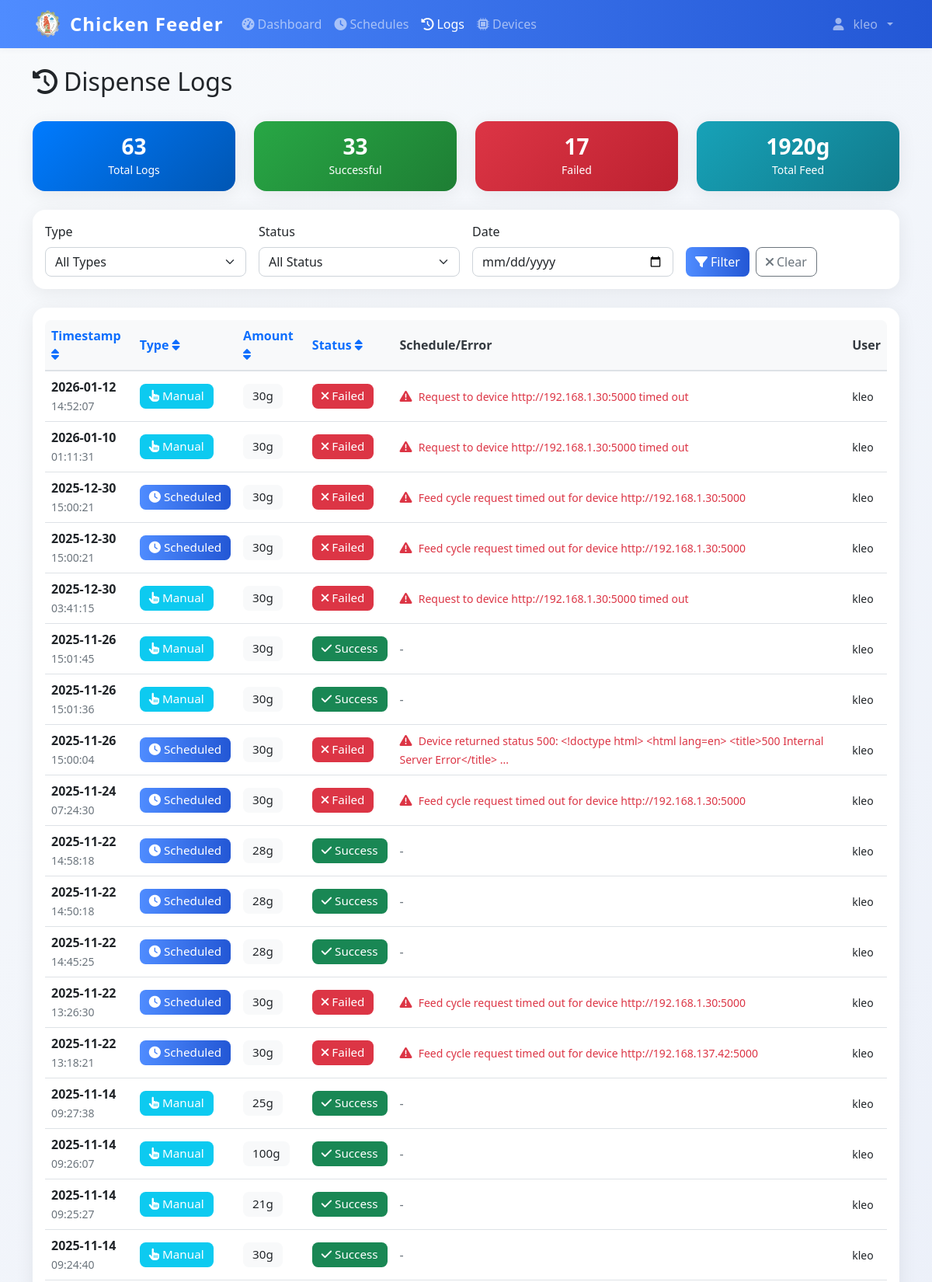
The page /logs (signed in, upper part) on the database its author committed.
### models.py (models this page shows)
class User(UserMixin, db.Model):
    id = db.Column(db.Integer, primary_key=True)
    username = db.Column(db.String(80), unique=True, nullable=False)
    email = db.Column(db.String(120), unique=True, nullable=False)
    password_hash = db.Column(db.String(120), nullable=False)
    iot_device_url = db.Column(db.String(255), nullable=True)  # e.g., 'http://192.168.1.100:5000' or 'pi_klei'
    is_admin = db.Column(db.Boolean, default=True)
    created_at = db.Column(db.DateTime, default=datetime.utcnow)

class DispenseLog(db.Model):
    id = db.Column(db.Integer, primary_key=True)
    timestamp = db.Column(db.DateTime, default=datetime.utcnow, nullable=False)
    amount_grams = db.Column(db.Integer, nullable=False)
    trigger_type = db.Column(db.String(20), nullable=False)
    schedule_id = db.Column(db.Integer, db.ForeignKey('feed_schedule.id'), nullable=True)
    status = db.Column(db.String(20), default='success')
    error_message = db.Column(db.Text, nullable=True)
    triggered_by = db.Column(db.Integer, db.ForeignKey('user.id'), nullable=True)
    schedule = db.relationship('FeedSchedule', backref=db.backref('dispense_logs', lazy=True))
    user = db.relationship('User', backref=db.backref('dispense_logs', lazy=True))

### app.py (the view)
@app.route('/logs')
@login_required
def logs():
    page = request.args.get('page', 1, type=int)
    if not current_user.is_admin:
        logs = DispenseLog.query.filter_by(triggered_by=current_user.id).order_by(DispenseLog.timestamp.desc()).paginate(
            page=page, per_page=50, error_out=False
        )
    else:
        logs = DispenseLog.query.order_by(DispenseLog.timestamp.desc()).paginate(
            page=page, per_page=50, error_out=False
        )
    return render_template('logs.html', logs=logs)

### app.py (called while the page is built)
@login_manager.user_loader
def load_user(user_id):
    return db.session.get(User, int(user_id))

@app.context_processor
def inject_datetime():
    return {'datetime': datetime}

@app.before_request
def restrict_admin_from_user_pages():
    if current_user.is_authenticated and getattr(current_user, 'is_admin', False):
        admin_paths = ['/admin', '/admin/', '/admin/dashboard', '/admin/config', '/admin/create', '/admin/feed-ratio']
        if not any(request.path.startswith(p) for p in admin_paths):
            if not request.path.startswith('/static') and not request.path.startswith('/logout'):
                return redirect(url_for('admin.dashboard'))

### templates/logs.html (shortened to what this page needs)
{% extends "base.html" %}
{% block content %}
<div class="container mt-4">
    <div class="row mb-4">
        <div class="col">
            <h1 class="h2">
                <i class="fas fa-history me-2"></i>Dispense Logs
            </h1>
        </div>
    </div>
    {% if not logs or not logs.items %}
    <div class="text-center text-muted py-5">
        <i class="fas fa-clipboard-list fa-4x mb-3"></i>
        <h4>No Logs Available</h4>
        <p class="mb-4">No log data found. Dispense logs will appear here once you start feeding.</p>
        <a href="{{ url_for('dashboard') }}" class="btn btn-primary">
            <i class="fas fa-tachometer-alt me-2"></i>Go to Dashboard
        </a>
    </div>
    {% else %}
    <div class="row my-4">
        <div class="col-md-3">
            <div class="card bg-primary text-white">
                <div class="card-body text-center">
                    <h3 class="mb-0">{{ logs.total }}</h3>
                    <small>Total Logs</small>
                </div>
            </div>
        </div>
        <div class="col-md-3">
            <div class="card bg-success text-white">
                <div class="card-body text-center">
                    <h3 class="mb-0">{{ logs.items|selectattr('status', 'equalto', 'success')|list|length }}</h3>
                    <small>Successful</small>
                </div>
            </div>
        </div>
        <div class="col-md-3">
            <div class="card bg-danger text-white">
                <div class="card-body text-center">
                    <h3 class="mb-0">{{ logs.items|selectattr('status', 'equalto', 'failure')|list|length }}</h3>
                    <small>Failed</small>
                </div>
            </div>
        </div>
        <div class="col-md-3">
            <div class="card bg-info text-white">
                <div class="card-body text-center">
                    <h3 class="mb-0">{{ logs.items|sum(attribute='amount_grams') }}g</h3>
                    <small>Total Feed</small>
                </div>
            </div>
        </div>
    </div>
    <div class="card mb-4">
        <div class="card-body">
            <div class="row g-3">
                <div class="col-md-3">
                    <label for="filter-type" class="form-label">Type</label>
                    <select class="form-select" id="filter-type">
                        <option value="">All Types</option>
                    </select>
                </div>
                <div class="col-md-3">
                    <label for="filter-status" class="form-label">Status</label>
                    <select class="form-select" id="filter-status">
                        <option value="">All Status</option>
                    </select>
                </div>
                <div class="col-md-3">
                    <label for="filter-date" class="form-label">Date</label>
                    <input type="date" class="form-control" id="filter-date">
                </div>
                <div class="col-md-3">
                    <label class="form-label">&nbsp;</label>
                    <div class="d-flex gap-2">
                        <button class="btn btn-primary" onclick="applyFilters()">
                            <i class="fas fa-filter me-1"></i>Filter
                        </button>
                        <button class="btn btn-outline-secondary" onclick="clearFilters()">
                            <i class="fas fa-times me-1"></i>Clear
                        </button>
                    </div>
                </div>
            </div>
        </div>
    </div>
    <div class="card">
        <div class="card-body">
            {% if logs.items %}
            <div class="table-responsive">
                <table class="table table-hover">
                    <thead>
                        <tr>
                            <th>
                                <a href="#" onclick="sortTable('timestamp')" class="text-decoration-none">
                                    Timestamp <i class="fas fa-sort"></i>
                                </a>
                            </th>
                            <th>
                                <a href="#" onclick="sortTable('type')" class="text-decoration-none">
                                    Type <i class="fas fa-sort"></i>
                                </a>
                            </th>
                            <th>
                                <a href="#" onclick="sortTable('amount')" class="text-decoration-none">
                                    Amount <i class="fas fa-sort"></i>
                                </a>
                            </th>
                            <th>
                                <a href="#" onclick="sortTable('status')" class="text-decoration-none">
                                    Status <i class="fas fa-sort"></i>
                                </a>
                            </th>
                            <th>Schedule/Error</th>
                            <th>User</th>
                        </tr>
                    </thead>
                    <tbody id="logs-table-body">
                        {% for log in logs.items %}
                        <tr class="log-row"
                            data-type="{{ log.trigger_type }}"
                            data-status="{{ log.status }}"
                            data-date="{{ log.timestamp.strftime('%Y-%m-%d') }}">
                            <td>
                                <div>
                                    <strong>{{ log.timestamp.strftime('%Y-%m-%d') }}</strong>
                                </div>
                                <small class="text-muted">{{ log.timestamp.strftime('%H:%M:%S') }}</small>
                            </td>
                            <td>
                                {% if log.trigger_type == 'manual' %}
                                    <span class="badge bg-info">
                                        <i class="fas fa-hand-pointer me-1"></i>Manual
                                    </span>
                                {% else %}
                                    <span class="badge bg-primary">
                                        <i class="fas fa-clock me-1"></i>Scheduled
                                    </span>
                                {% endif %}
                            </td>
                            <td>
                                <span class="badge bg-light text-dark">{{ log.amount_grams }}g</span>
                            </td>
                            <td>
                                {% if log.status == 'success' %}
                                    <span class="badge bg-success">
                                        <i class="fas fa-check me-1"></i>Success
                                    </span>
                                {% else %}
                                    <span class="badge bg-danger">
                                        <i class="fas fa-times me-1"></i>Failed
                                    </span>
                                {% endif %}
                            </td>
                            <td>
                                {% if log.schedule %}
                                    <div>
                                        <strong>{{ log.schedule.name }}</strong>
                                    </div>
                                    <small class="text-muted">{{ log.schedule.feed_time.strftime('%I:%M %p') }}</small>
                                {% elif log.error_message %}
                                    <div class="text-danger">
                                        <i class="fas fa-exclamation-triangle me-1"></i>
                                        <small>{{ log.error_message[:100] }}{% if log.error_message|length > 100 %}...{% endif %}</small>
                                    </div>
                                {% else %}
                                    <span class="text-muted">-</span>
                                {% endif %}
                            </td>
                            <td>
                                {% if log.user %}
                                    <small>{{ log.user.username }}</small>
                                {% else %}
                                    <small class="text-muted">System</small>
                                {% endif %}
                            </td>
                        </tr>
                        {% endfor %}
                    </tbody>
                </table>
            </div>
            {% endif %}
        </div>
    </div>
</div>
{% endif %}
{% endblock %}

### templates/base.html (shortened to what this page needs)
<!DOCTYPE html>
<html lang="en">
<head>
    <link href="https://cdn.jsdelivr.net/npm/bootstrap@5.1.3/dist/css/bootstrap.min.css" rel="stylesheet">
    <link href="https://cdnjs.cloudflare.com/ajax/libs/font-awesome/6.0.0/css/all.min.css" rel="stylesheet">
    <link href="{{ url_for('static', filename='css/style.css') }}" rel="stylesheet">
</head>
<body>
    {% if current_user.is_authenticated %}
    <nav class="navbar navbar-expand-lg navbar-dark bg-primary">
        <div class="container">
            <div class="d-flex align-items-center gap-2">
                <img src="{{ url_for('static', filename='img/chicken-logo.png') }}" alt="Logo" style="width:40px;height:40px;" >
                <a class="navbar-brand" href="{{ url_for('dashboard') }}">
                   Chicken Feeder
                </a>
            </div>
            <div class="collapse navbar-collapse" id="navbarNav">
                <ul class="navbar-nav me-auto">
                    <li class="nav-item">
                        <a class="nav-link {% if request.endpoint == 'dashboard' %}active{% endif %}"
                           href="{{ url_for('dashboard') }}">
                            <i class="fas fa-tachometer-alt me-1"></i>Dashboard
                        </a>
                    </li>
                    <li class="nav-item">
                        <a class="nav-link {% if request.endpoint in ['schedules', 'add_schedule'] %}active{% endif %}"
                           href="{{ url_for('schedules') }}">
                            <i class="fas fa-clock me-1"></i>Schedules
                        </a>
                    </li>
                    <li class="nav-item">
                        <a class="nav-link {% if request.endpoint == 'logs' %}active{% endif %}"
                           href="{{ url_for('logs') }}">
                            <i class="fas fa-history me-1"></i>Logs
                        </a>
                    </li>
                    <li class="nav-item">
                        <a class="nav-link {% if request.endpoint in ['devices', 'add_device'] %}active{% endif %}"
                           href="{{ url_for('devices') }}">
                            <i class="fas fa-microchip me-1"></i>Devices
                        </a>
                    </li>
                </ul>
                <ul class="navbar-nav">
                    <li class="nav-item dropdown">
                        <a class="nav-link dropdown-toggle d-flex align-items-center gap-2" href="#" id="navbarDropdown" role="button"
                           data-bs-toggle="dropdown" aria-expanded="false">
                            <i class="fas fa-user me-1 "></i>{{ current_user.username }}
                        </a>
                    </li>
                </ul>
            </div>
        </div>
    </nav>
    {% endif %}
    <main class="container-fluid align-items-center">
        {% block content %}{% endblock %}
    </main>
</body>
</html>

### static/css/style.css (style rules this page uses)
:root { --primary-color: #2c5f2d; --secondary-color: #97bc62; --success-color: #28a745; --danger-color: #dc3545; --warning-color: #ffc107; --info-color: #17a2b8; --light-color: #f8f9fa; --dark-color: #343a40; }
body { font-family: 'Segoe UI', Tahoma, Geneva, Verdana, sans-serif; background-color: #f5f7fa; }
.navbar-brand { font-weight: bold; font-size: 1.5rem; }
.navbar-nav .nav-link { font-weight: 500; transition: all 0.2s ease; }
.card { border: none; border-radius: 12px; box-shadow: 0 2px 10px rgba(0,0,0,0.08); transition: all 0.3s ease; }
.btn { border-radius: 8px; font-weight: 500; transition: all 0.2s ease; }
.btn-primary { background: linear-gradient(135deg, var(--primary-color) 0%, var(--secondary-color) 100%); border: none; }
.card.bg-primary, .card.bg-success, .card.bg-warning, .card.bg-danger, .card.bg-info { border: none; background: linear-gradient(135deg, var(--bs-card-bg) 0%, var(--bs-card-bg) 100%); }
.card.bg-primary { background: linear-gradient(135deg, #007bff 0%, #0056b3 100%) !important; }
.card.bg-success { background: linear-gradient(135deg, #28a745 0%, #1e7e34 100%) !important; }
.card.bg-danger { background: linear-gradient(135deg, #dc3545 0%, #bd2130 100%) !important; }
.card.bg-info { background: linear-gradient(135deg, #17a2b8 0%, #117a8b 100%) !important; }
.table { border-radius: 8px; overflow: hidden; }
.table thead th { background-color: #f8f9fa; border-bottom: 2px solid #dee2e6; font-weight: 600; color: var(--dark-color); }
.badge { border-radius: 20px; font-size: 0.75rem; font-weight: 500; padding: 0.5rem 0.75rem; }
.form-control, .form-select { border-radius: 8px; border: 1px solid #ced4da; transition: all 0.2s ease; }

### templates/base.html (style rules this page uses)
body { background: linear-gradient(135deg, #f8fafc 0%, #e3e9f7 100%); min-height: 100vh; }
.navbar { box-shadow: 0 2px 8px rgba(0,0,0,0.04); }
.card { border-radius: 1rem; box-shadow: 0 4px 24px rgba(0,0,0,0.07); }
.btn-primary, .bg-primary { background: linear-gradient(90deg, #4f8cff 0%, #2357d5 100%) !important; border: none; }
.card-title, h1, h2, h3, h4, h5, h6 { font-family: 'Segoe UI', 'Roboto', 'Arial', sans-serif; font-weight: 600; }
.badge { font-size: 0.95em; border-radius: 0.5em; }
.table th, .table td { vertical-align: middle !important; }
.navbar-brand { font-weight: bold; letter-spacing: 1px; }

### rows shown on the page
User: username "kleo"
DispenseLog: timestamp "2026-01-12", timestamp "14:52:07", trigger_type "manual" (drawn), amount_grams "30", status "failure" (drawn), error_message "Request to device http://192.168.1.30:5000 timed out", user.username "kleo"
DispenseLog: timestamp "2026-01-10", timestamp "01:11:31", trigger_type "manual" (drawn), amount_grams "30", status "failure" (drawn), error_message "Request to device http://192.168.1.30:5000 timed out", user.username "kleo"
DispenseLog: timestamp "2025-12-30", timestamp "15:00:21", trigger_type "scheduled" (drawn), amount_grams "30", status "failure" (drawn), error_message "Feed cycle request timed out for device http://192.168.1.30:5000", user.username "kleo"
DispenseLog: timestamp "2025-12-30", timestamp "15:00:21", trigger_type "scheduled" (drawn), amount_grams "30", status "failure" (drawn), error_message "Feed cycle request timed out for device http://192.168.1.30:5000", user.username "kleo"
DispenseLog: timestamp "2025-12-30", timestamp "03:41:15", trigger_type "manual" (drawn), amount_grams "30", status "failure" (drawn), error_message "Request to device http://192.168.1.30:5000 timed out", user.username "kleo"
DispenseLog: timestamp "2025-11-26", timestamp "15:01:45", trigger_type "manual" (drawn), amount_grams "30", status "success" (drawn), user.username "kleo"
DispenseLog: timestamp "2025-11-26", timestamp "15:01:36", trigger_type "manual" (drawn), amount_grams "30", status "success" (drawn), user.username "kleo"
DispenseLog: timestamp "2025-11-26", timestamp "15:00:04", trigger_type "scheduled" (drawn), amount_grams "30", status "failure" (drawn), error_message "Device returned status 500: <!doctype html> <html lang=en> <title>500 Internal Server Error</title>", user.username "kleo"
DispenseLog: timestamp "2025-11-24", timestamp "07:24:30", trigger_type "scheduled" (drawn), amount_grams "30", status "failure" (drawn), error_message "Feed cycle request timed out for device http://192.168.1.30:5000", user.username "kleo"
DispenseLog: timestamp "2025-11-22", timestamp "14:58:18", trigger_type "scheduled" (drawn), amount_grams "28", status "success" (drawn), user.username "kleo"
DispenseLog: timestamp "2025-11-22", timestamp "14:50:18", trigger_type "scheduled" (drawn), amount_grams "28", status "success" (drawn), user.username "kleo"
DispenseLog: timestamp "2025-11-22", timestamp "14:45:25", trigger_type "scheduled" (drawn), amount_grams "28", status "success" (drawn), user.username "kleo"
DispenseLog: timestamp "2025-11-22", timestamp "13:26:30", trigger_type "scheduled" (drawn), amount_grams "30", status "failure" (drawn), error_message "Feed cycle request timed out for device http://192.168.1.30:5000", user.username "kleo"
DispenseLog: timestamp "2025-11-22", timestamp "13:18:21", trigger_type "scheduled" (drawn), amount_grams "30", status "failure" (drawn), error_message "Feed cycle request timed out for device http://192.168.137.42:5000", user.username "kleo"
DispenseLog: timestamp "2025-11-14", timestamp "09:27:38", trigger_type "manual" (drawn), amount_grams "25", status "success" (drawn), user.username "kleo"
DispenseLog: timestamp "2025-11-14", timestamp "09:26:07", trigger_type "manual" (drawn), amount_grams "100", status "success" (drawn), user.username "kleo"
DispenseLog: timestamp "2025-11-14", timestamp "09:25:27", trigger_type "manual" (drawn), amount_grams "21", status "success" (drawn), user.username "kleo"
DispenseLog: timestamp "2025-11-14", timestamp "09:24:40", trigger_type "manual" (drawn), amount_grams "30", status "success" (drawn), user.username "kleo"

### other values the page prints
{{ logs.total }} "63"
{{ logs.items|selectattr('status', 'equalto', 'success')|list|length }} "33"
{{ logs.items|selectattr('status', 'equalto', 'failure')|list|length }} "17"
{{ logs.items|sum(attribute='amount_grams') }} "1920"
